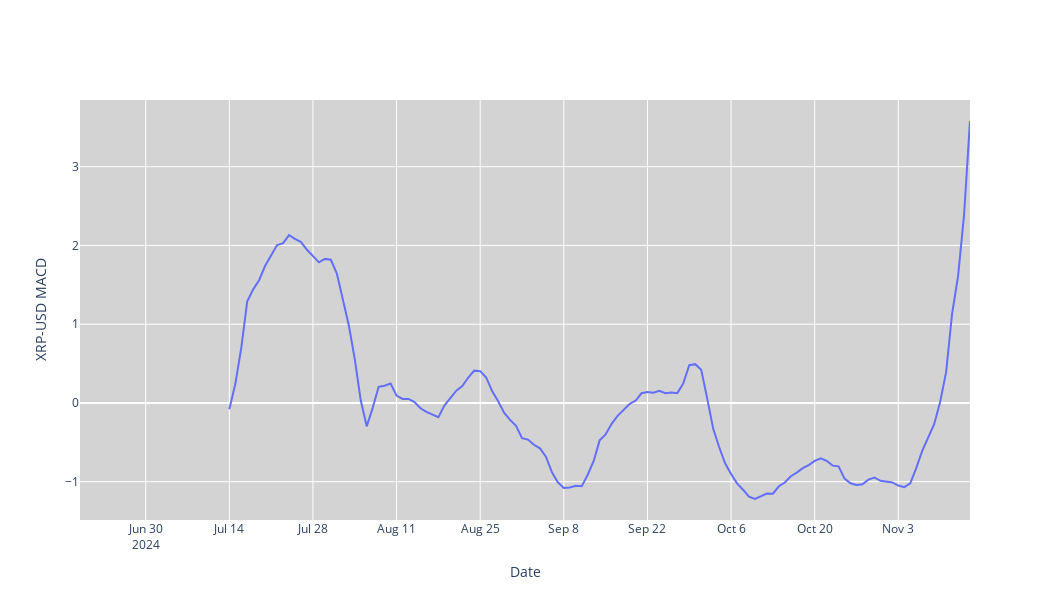

Notebook code cell kept with this figure:
### Code cell
#MACD
fig = go.Figure(data=[go.Scatter(x=stock_data.index, y=stock_data['MACD'], mode='lines', name='MACD')])
fig.update_layout(
    xaxis_rangeslider_visible=False,
    yaxis_title=f'{ticker} MACD',
    xaxis_title='Date',
    plot_bgcolor='lightgrey',
    width=1050,
    height=600
)
fig.show()
fig.write_image('./images/MACD.png')

### Figure 1 — Plotly figure (JSON) as saved in the notebook; plotly's stock layout.template omitted (floating-point values rounded to 4 significant figures; data arrays with more than 128 entries replaced by an {"elided": "..."} marker saying what was removed)
{"data": [{"mode": "lines", "name": "MACD", "type": "scatter", "x": {"elided": "150 str values"}, "y": {"elided": "150 float values"}}], "layout": {"height": 600, "plot_bgcolor": "lightgrey", "width": 1050, "xaxis": {"rangeslider": {"visible": false}, "title": {"text": "Date"}}, "yaxis": {"title": {"text": "XRP-USD MACD"}}}}
